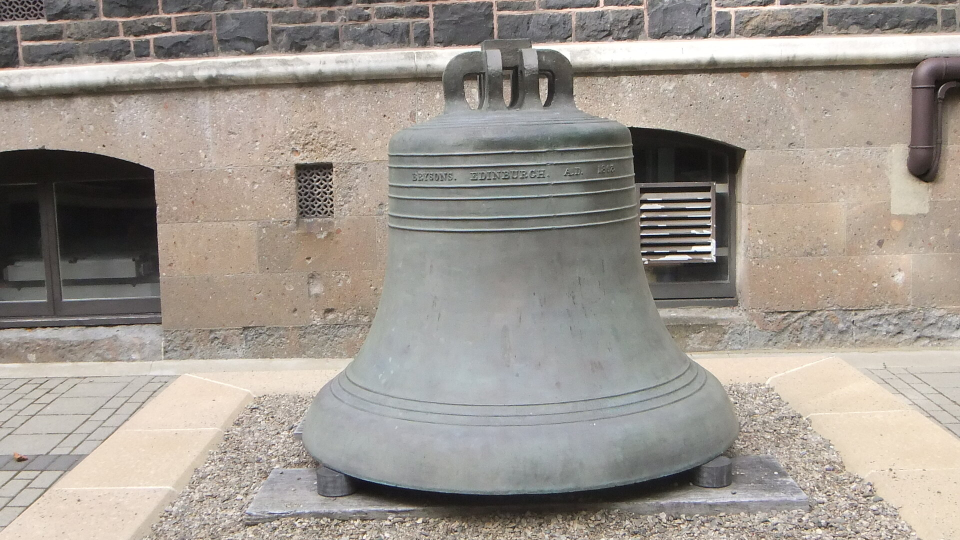
//> input picture Lab07/stereo/bell_left.jpg, 1920 x 1080 px (shown at 1/2 size)
$ ./stereo   (built with g++ and OpenCV 4)
//> lines starting //> are read from the running program, lines starting //| are printed output that depends on the picture
### Lab07/stereo/CalibrationIO.h
#pragma once
#include <vector>
#include <string>
#include <opencv2/opencv.hpp>

void saveStereoCalibration(const std::string& filename,
	const cv::Mat& K1, const std::vector<double>& distCoeff1,
	const cv::Mat& K2, const std::vector<double>& distCoeff2,
	const cv::Mat& R, const cv::Mat& T);

void readStereoCalibration(const std::string& filename,
	cv::Mat& K1, std::vector<double>& distCoeff1,
	cv::Mat& K2, std::vector<double>& distCoeff2,
	cv::Mat& R, cv::Mat& T);

### Lab07/stereo/CalibrationIO.cpp
#include "CalibrationIO.h"
#include <fstream>

// [10 lines left out: function writeMatrix, not called in this run]

cv::Mat readMatrix(std::istream& in, int rows, int cols) {
//> called with rows = 3, cols = 3
	cv::Mat M(rows, cols, CV_64F);
	for (int r = 0; r < M.rows; ++r) {
		for (int c = 0; c < M.cols; ++c) {
			in >> M.at<double>(r, c);
		}
	}
	return M;
}

// [26 lines left out: function saveStereoCalibration, not called in this run]

void readStereoCalibration(const std::string& filename,
	cv::Mat& K1, std::vector<double>& distCoeff1,
	cv::Mat& K2, std::vector<double>& distCoeff2,
	cv::Mat& R, cv::Mat& T) {

	std::ifstream fin(filename);

	K1 = readMatrix(fin, 3, 3);
	size_t numCoeffs;
	fin >> numCoeffs;

	distCoeff1.resize(numCoeffs);
	for (double& c : distCoeff1) {
		fin >> c;
	}

	K2 = readMatrix(fin, 3, 3);
	fin >> numCoeffs;

	distCoeff2.resize(numCoeffs);
	for (double& c : distCoeff1) {
		fin >> c;
	}


	R = readMatrix(fin, 3, 3);
	T = readMatrix(fin, 3, 1);

	fin.close();
}

### Lab07/stereo/stereo.cpp
#include <iostream>
#include <fstream>
#include <opencv2/opencv.hpp>

#include "CalibrationIO.h"

bool isValid(const cv::Vec3d& xyz, float disparity) {
	// Check for NaNs etc. in Z
	if (!isnormal(xyz[2])) {
		return false;
	}

	if(disparity < 0){
		return false;
	}

	// Other checks can go here
	return true;
}

int main(int argc, char *argv[]) {

	std::string calibrationFile = "/Users/shaystevens/Desktop/COSC342/Lab06/Calibration/Calibration/stereoCalibration.txt"; // This will depend on where you saved it
	std::string image1File = "../bell_left.jpg";
	std::string image2File = "../bell_right.jpg";

	cv::Mat K1, K2, R, T, R1, R2, P1, P2, Q;
	std::vector<double> d1, d2;
	readStereoCalibration(calibrationFile, K1, d1, K2, d2, R, T);

	std::cout << "K1" << std::endl << K1 << std::endl;
	std::cout << "K2" << std::endl << K2 << std::endl;
	std::cout << "R" << std::endl << R << std::endl;
	std::cout << "T" << std::endl << T << std::endl;

	cv::Mat I1 = cv::imread(image1File);
//> I1 is the input picture: 1080 rows x 1920 cols, CV_8UC3; mean B, G, R 143.1, 150.7, 157.8
	cv::Mat I2 = cv::imread(image2File);
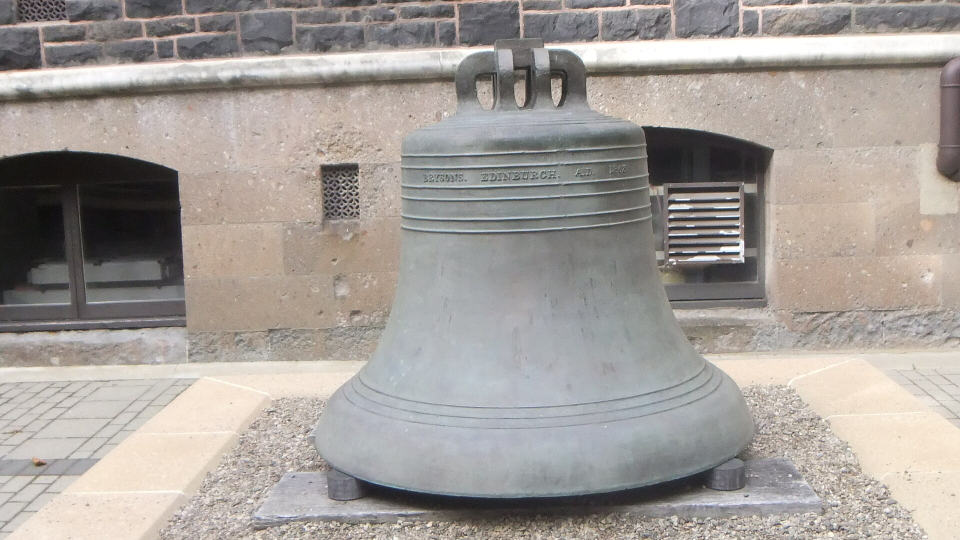
//> input picture Lab07/stereo/bell_right.jpg, 1920 x 1080 px (shown at 1/2 size)
//> I2 is the input picture: 1080 rows x 1920 cols, CV_8UC3; mean B, G, R 152.7, 157.3, 163.2

	cv::Size imageSize(1920, 1080);

	//Stereo rectify
	cv::stereoRectify(K1, d1, K2, d2, imageSize, R, T, R1, R2, P1, P2, Q);

	cv::Mat map1(1920, 1080, CV_32F);
	cv::Mat map2(1920, 1080, CV_32F);
	cv::Mat map3(1920, 1080, CV_32F);
	cv::Mat map4(1920, 1080, CV_32F);

	cv::initUndistortRectifyMap(K1, d1, R1, P1, imageSize, CV_32F, map1, map2);
	cv::initUndistortRectifyMap(K2, d2, R2, P2, imageSize, CV_32F, map3, map4);

	cv::Mat target1, target2;

	cv::remap(I1, target1, map1, map2, cv::INTER_LINEAR);
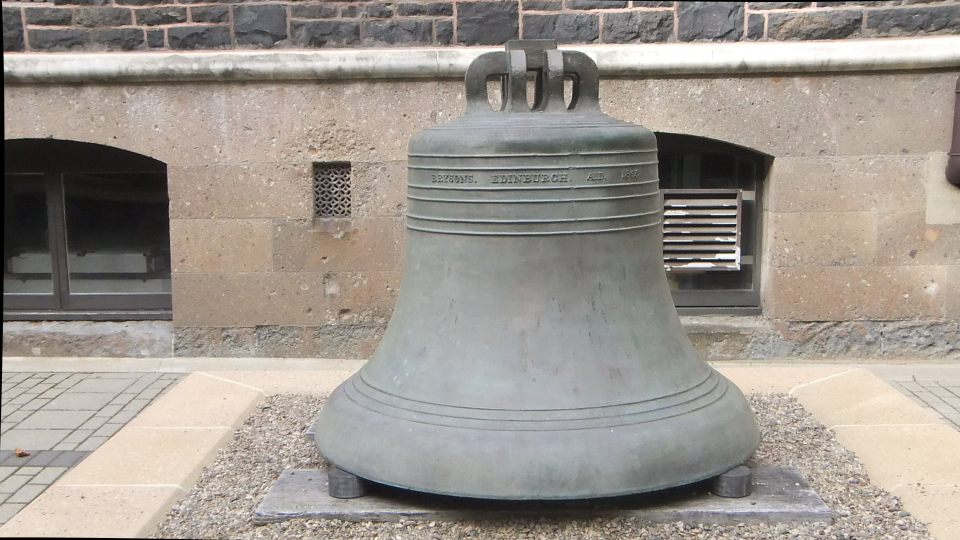
//> target1: 1080 rows x 1920 cols, CV_8UC3 (shown at 1/2 size); mean B, G, R 142.6, 150.1, 156.9
	cv::remap(I2, target2, map3, map4, cv::INTER_LINEAR);

	//Change image size
	cv::Mat smallTarget1, smallTarget2;
	cv::resize(target1, smallTarget1, target1.size()/4, 0, 0, cv::INTER_AREA);
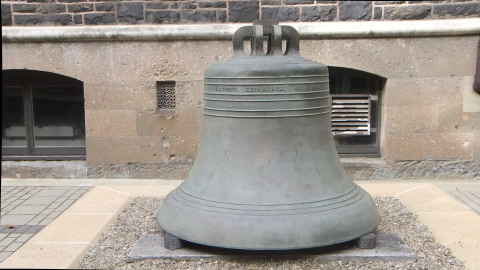
//> smallTarget1: 270 rows x 480 cols, CV_8UC3; mean B, G, R 142.6, 150.1, 156.9
	cv::resize(target2, smallTarget2, target2.size()/4, 0, 0, cv::INTER_AREA);
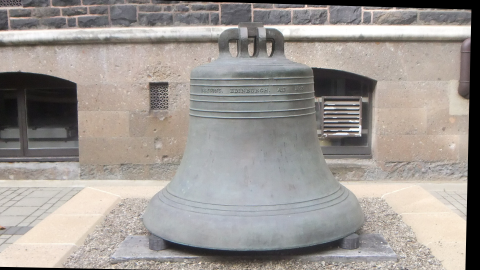
//> smallTarget2: 270 rows x 480 cols, CV_8UC3; mean B, G, R 147.7, 152.1, 157.8

	//Block matching
	int maxDisparity = 64;
	int blockSize = 21;
	int semiBlockSize = 11;
	cv::Ptr<cv::StereoBM> blockMatcher = cv::StereoBM::create(maxDisparity, blockSize);

	//Turn image colour grey
	cv::Mat image1, image2;
	cv::cvtColor(smallTarget1, image1, cv::COLOR_BGR2GRAY);
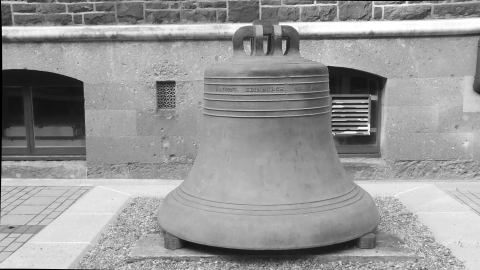
//> image1: 270 rows x 480 cols, CV_8UC1; min 0, max 255, mean 151.3
	cv::cvtColor(smallTarget2, image2, cv::COLOR_BGR2GRAY);
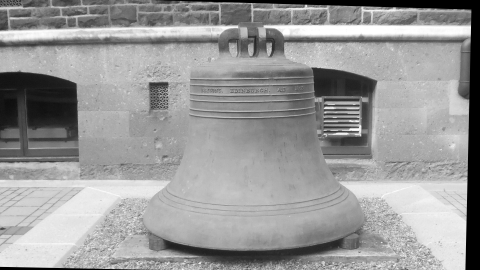
//> image2: 270 rows x 480 cols, CV_8UC1; min 0, max 255, mean 153.3
	cv::Mat disparity, disparity2;
	blockMatcher->compute(image1, image2, disparity);
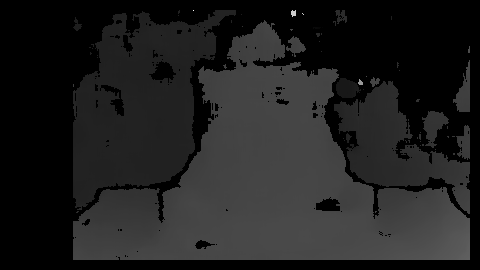
//> disparity: 270 rows x 480 cols, CV_16SC1; min -16, max 962, mean 106.2; drawn with min black and max white

	//Disparity
	/*cv::Mat display, display2;
	disparity.convertTo(display, CV_8UC1, 255.0 / (16*maxDisparity));*/

	//Semi global Matching
	/*
	cv::Ptr<cv::StereoSGBM> sgMatcher = cv::StereoSGBM::create(0, maxDisparity, semiBlockSize);
	sgMatcher->compute(smallTarget1, smallTarget2, disparity2);
	disparity2.convertTo(display2, CV_8UC1, 255.0 / (16*maxDisparity));*/

	cv::Mat disparityFullBlock, disparityFullSemi;
	cv::resize(disparity, disparityFullBlock, imageSize, 0, 0, cv::INTER_NEAREST);
	//cv::resize(disparity2, disparityFullSemi, imageSize, 0, 0, cv::INTER_NEAREST);

	cv::Mat disparityFloat(imageSize, CV_32F);
	disparityFullBlock.convertTo(disparityFloat, CV_32F, 1./16.0);

	//cv::Mat disparityFloat2(imageSize, CV_32F);
	//disparityFullSemi.convertTo(disparityFloat2, CV_32F, 1./16.0);

	cv::Mat points3D(imageSize, CV_32FC3);
	cv::reprojectImageTo3D(disparityFloat, points3D, Q);
//> points3D: 1080 rows x 1920 cols, CV_32FC3; 0% of the values are NaN or infinite; the others: min -3659.4, max 6505.7, mean -414.4
//> Q = [[1, 0, 0, -957.3], [0, 1, 0, -631.8], [0, 0, 0, 2272], [0, 0, 0.621, 0]]

	std::ofstream fout("model.ply");
	fout << "ply\n"
	<< "format ascii 1.0\n"
	<< "element vertex " << points3D.size().area() << "\n"
	<< "property float x\n"
	<< "property float y\n"
	<< "property float z\n"
	<< "property uchar red\n"
	<< "property uchar green\n"
	<< "property uchar blue\n"
	<< "end_header\n";

	for (int y=0; y < points3D.size().height; ++y){
		for (int x=0; x < points3D.size().width; ++x){
			cv::Vec3f xyz = points3D.at<cv::Vec3f>(y, x);
			float disparityFloat = disparityFullBlock.at<float>(y,x);
			if (isValid(xyz, disparityFloat)) {
				// Write location data for this point
                fout << xyz[0] << " " << xyz[1] << " " << xyz[2] << " ";
                // Write colour data for this point
                cv::Vec3b rgb = I1.at<cv::Vec3b>(y, x);
                // Note: OpenCV uses BGR colour
                fout << int(rgb[2]) << " " << int(rgb[1])
                     << " " << int(rgb[0]) << "\n";
			}
		}
	}

	fout.close();

	cv::namedWindow("Left");
	cv::namedWindow("Right");
	cv::imshow("Left", I1);
	cv::imshow("Right", I2);
	cv::imshow("Target 1", target1);
	cv::imshow("Target 2", target2);
	//cv::imshow("Block Match", display);
	//cv::imshow("Semi Global Match", display2);
	cv::waitKey();

	return 0;

}
